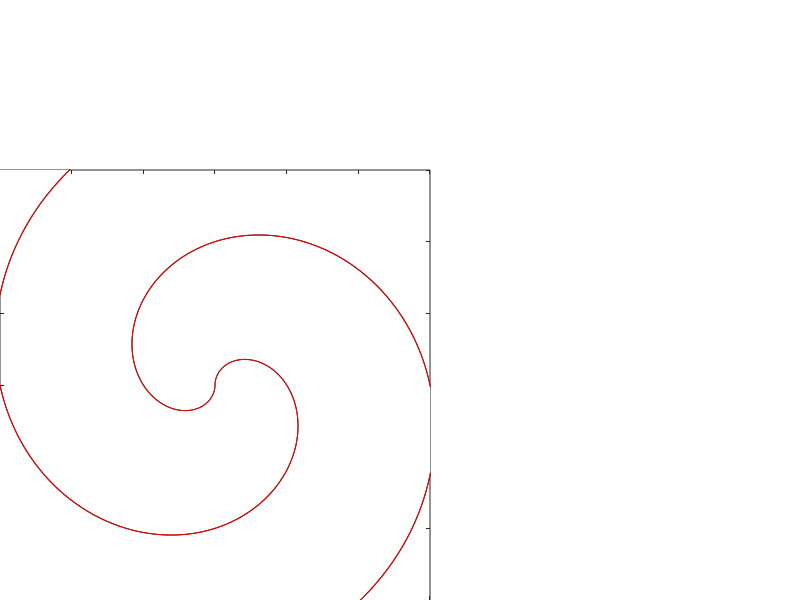

This chart was generated by the following MATLAB code:
    % close all
figure()

p = 12;
n = 2000;
size_w = 300; % size of window
size_s = 100; % size of spiral
a1 = size_s/pi;
shift = size_s;
linecolor = 'r'; % color of spiral
fillcolor = 'w'; % color of spiral

%Simple Spiral
t = linspace(0,p*pi,n);
x_1 = -a1*t.*sin(t);
y_1 = -a1*t.*cos(t);

t_2 = linspace(pi, p*pi,n);
x_2 = -a1*t_2.*sin(t_2) + shift*sin(t_2);
y_2 = -a1*t_2.*cos(t_2) + shift*cos(t_2);

X=[x_1,fliplr(x_2)];
Y=[y_1,fliplr(y_2)];
fill(X,Y,fillcolor);

hold on
h = plot(x_1,y_1,linecolor, x_2, y_2,linecolor);
% set(h, 'Color', color);
set(gca, 'Units', 'Pixels');
set(gca, 'Position', [1 1 size_w+1 size_w+1])
% set(gcf, 'OuterPosition', [50 50 2*size_w 2*size_w])
% might need to play around with the +18/+110 to make it fit to screen
set(gcf, 'OuterPosition', [50 50 size_w+18 size_w+110])
axis([-size_w/2 size_w/2 -size_w/2 size_w/2]);
% axis image
% axis off
